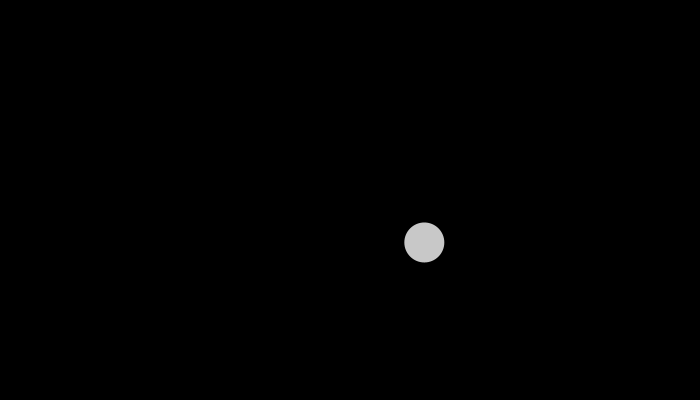
Frame 1 (no input)
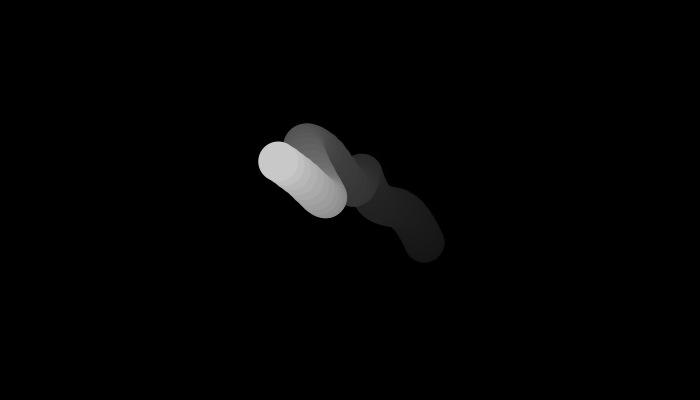
Frame 60 (the mouse pressed at the canvas centre just before this capture)
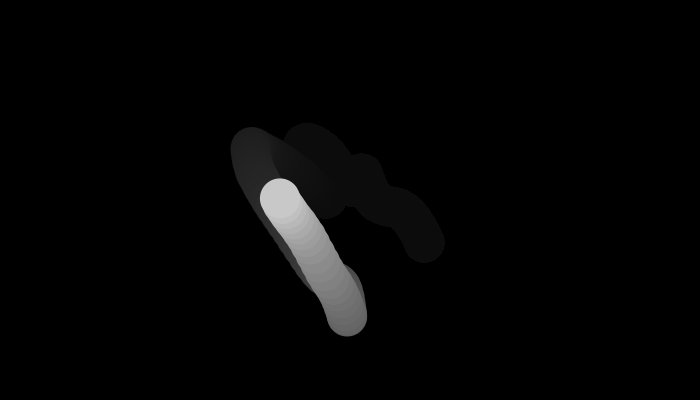
Frame 120 (the mouse held since frame 60 and released just before this capture)

The Processing sketch that drew these frames (run headless with seeded random() and noise(); from frame 60 on, the mouse is pressed at the canvas centre):

// Processing sketch: noise_001
// ── noise_001.pde
// https://p5js.org/examples/math-noise1d.html
// noise1d

float xoff = 0;
float yoff = 0;
float xincrement = 0.01;
float yincrement = 0.02;

void setup() {
  size(700, 400);
  background(0);
  noStroke();
}

void draw() {
  fill(0, 10);
  rect(0, 0, width, height);

  float x = noise(xoff) * width;
  float y = noise(yoff) * height;
  xoff += xincrement;
  yoff += yincrement;

  fill(200);
  ellipse(x, y, 40, 40);
}
